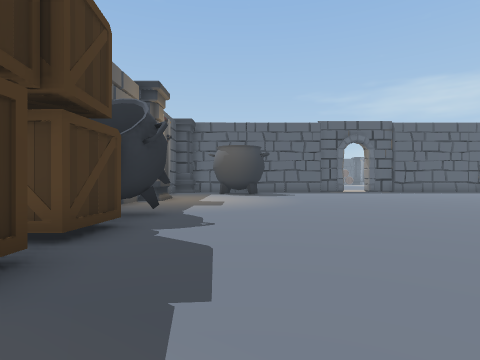
View 1 (above)

17 first-person views from a walk through a scene from a Unity 3-D project. The camera is 1.4 m above the floor, looks level and sees 80° across. The floor is counted in squares, 1.8 m on a side. Each view is taken from the middle of a square. On the plan, view 1 faces up. The plan holds only what a view shows up to about 10 squares ahead; the rest is blank. The place goes on beyond the plan. The player character is not drawn. Door leaves are left out, so doorways stand open.

View 2
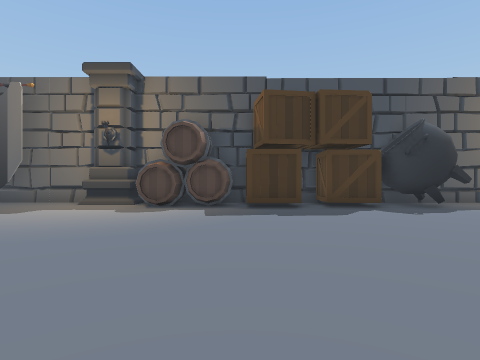

View 3
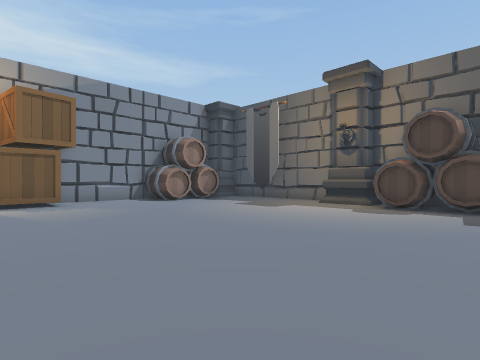

View 4
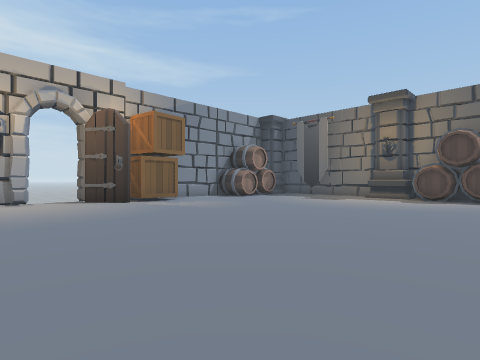

View 5
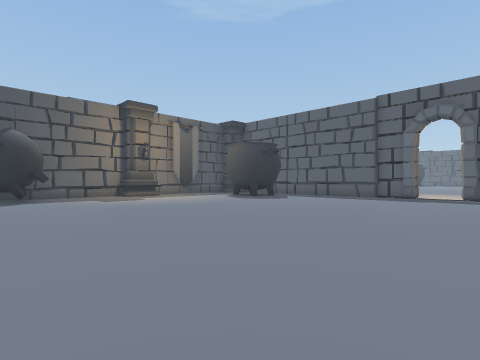

View 6
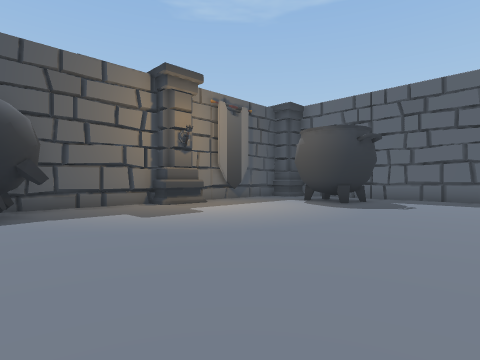

View 7
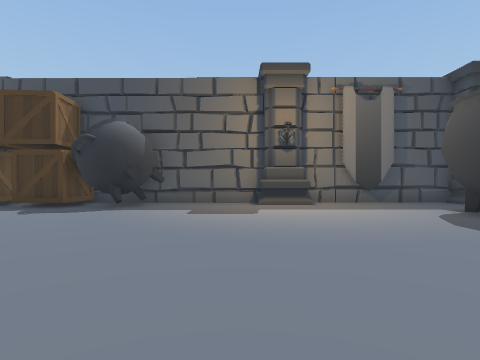

View 8
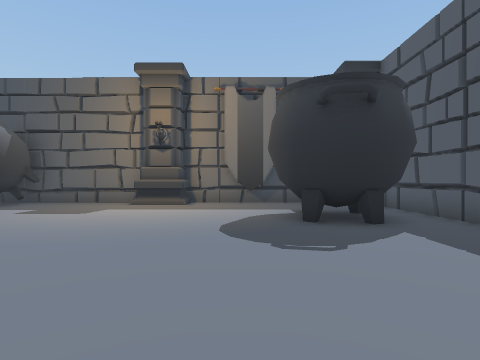

View 9
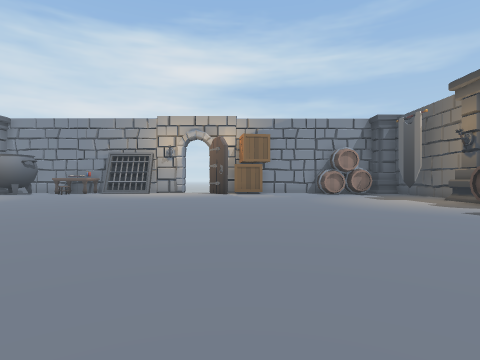

View 10
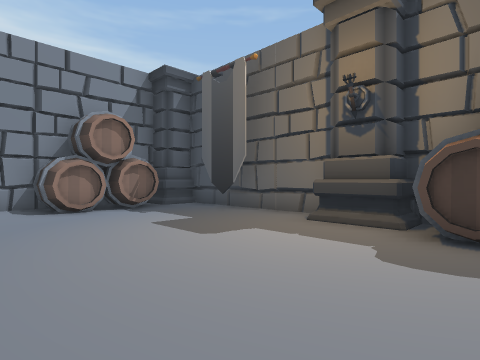

View 11
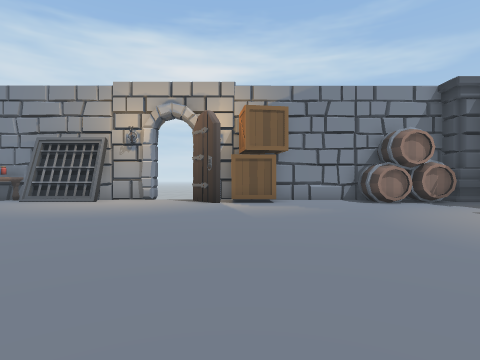

View 12
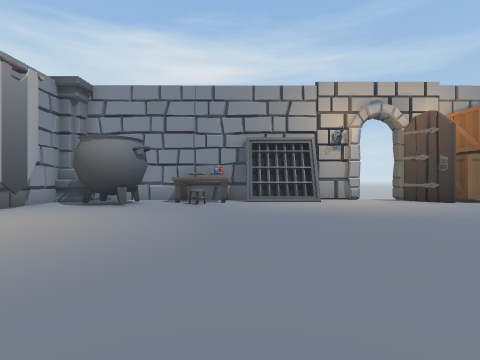

View 13
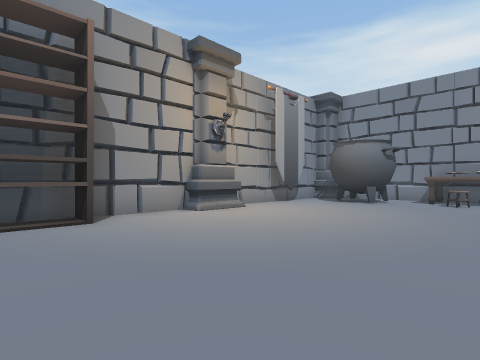

View 14
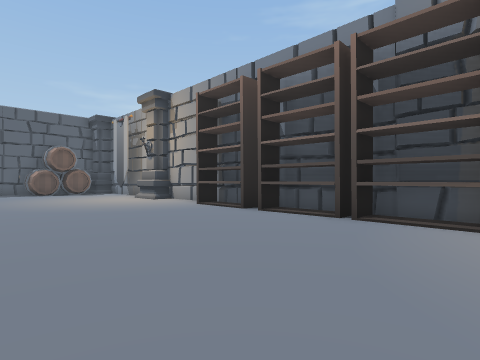

View 15
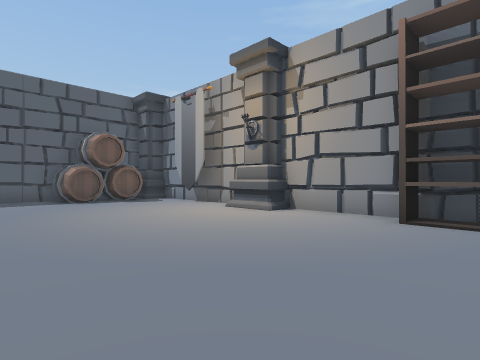

View 16
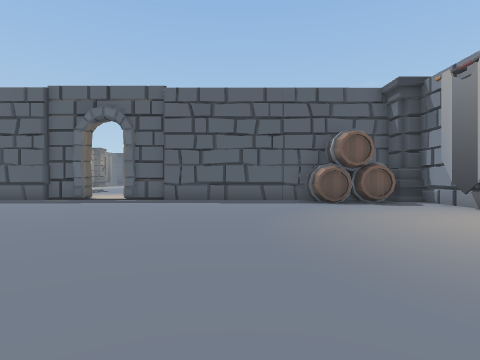

View 17
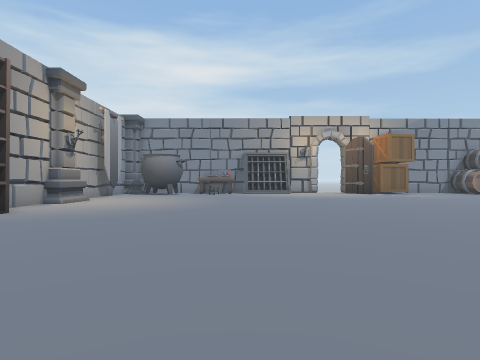

### Floor plan
Points are (right, up) in squares from view 1. A wall is a line through its corners. A room is listed if a view was taken in it or the views show most of it. See-through windows are left out.
Room 1 (views 1, 2, 3, 4, 5, 6, 7, 8, 9, 10, 11, 12, 13, 14, 15, 16, 17)
walls: (5.8, -8.6) (6.6, -9.6); (-3.1, -2.5) (-3.1, -4); (18.8, -4) (18.8, -2.5) (19.5, -2.5) (19.5, 10.6) (18.8, 10.6) (18.8, 12.3); (19.5, 12.6) (19.5, 17); (-3.9, -4.1) (-3.9, -9.3) (-2.8, -9.3); (-3.8, 13.6) (-3.8, 12.2) (-3.1, 12.2) (-3.1, 10.6) (-3.8, 10.6) (-3.8, -2.5) (-2.9, -2.5); (-3.1, 17.3) (-3.8, 17.3) (-3.8, 14.4); (19.5, -9) (19.5, -4.3)
low walls: (-2.9, -2.5) (-2.9, -3.9); (19.7, 16) (19.6, 17); (-4, 16.7) (-3.9, 16)
objects: flag (-3, -7); barrel (-3, -2) to (-2, -1); barrel (-3, 0); box (-3, 1) to (-2, 2); box (-3, 4) to (-2, 5); other object (-3, 6) to (-2, 7); barrel (-2, -9) to (-1, -9); other object (-1, 15) to (1, 17); barrel (0, -9); box (4, -9) to (5, -9); table (14, -9) to (15, -9); chair (14, -8); other object (16, -9) to (18, -8); barrel (16, 17) to (17, 17); barrel (18, 17); flag (19, -7) to (19, -6); shelf (19, 0) to (19, 2); shelf (19, 3) to (19, 4); shelf (19, 6) to (19, 7); flag (19, 14) to (19, 15)

Positions as (right, up) in squares from view 1, and headings:
1: (0, 0), facing up
2: (6, 1), facing left
3: (6, 1), facing down-left
4: (10, 1), facing down-left
5: (10, 5), facing up-left
6: (5, 6), facing up-left
7: (6, 10), facing left
8: (6, 14), facing left
9: (5, 7), facing down
10: (2, -1), facing down-left
11: (5, 1), facing down
12: (13, 1), facing down
13: (13, 2), facing down-right
14: (13, 0), facing up-right
15: (13, 6), facing up-right
16: (13, 7), facing up
17: (13, 7), facing down
